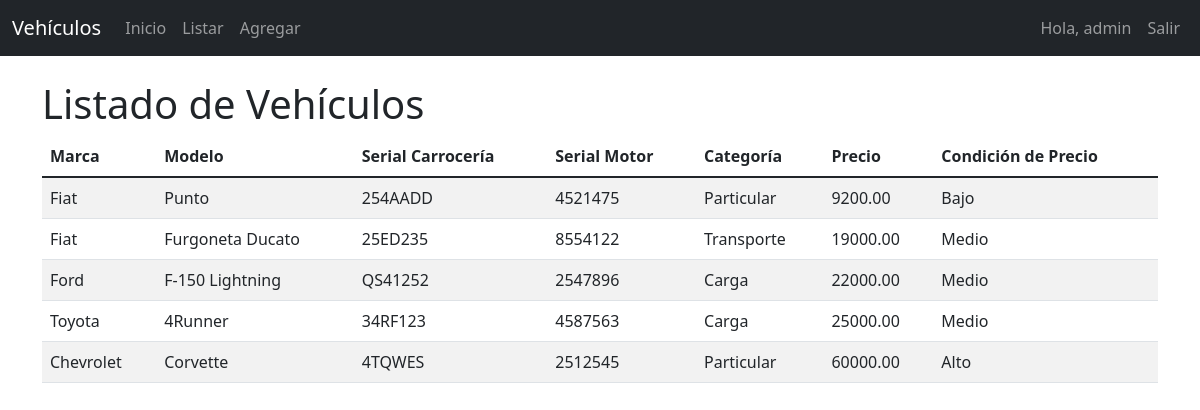
/vehiculo/list (signed in), run on the app's committed database.
### vehiculo/models.py (models this page shows, shortened)
class Vehiculo(models.Model):
    MARCAS = [
        ('Fiat', 'Fiat'),
        ('Chevrolet', 'Chevrolet'),
        ('Ford', 'Ford'),
        ('Toyota', 'Toyota'),
    ]
    CATEGORIAS = [
        ('Particular', 'Particular'),
        ('Transporte', 'Transporte'),
        ('Carga', 'Carga'),
    ]
    marca = models.CharField(max_length=20, choices=MARCAS, default='Ford')
    modelo = models.CharField(max_length=100)
    serial_carroceria = models.CharField(max_length=50)
    serial_motor = models.CharField(max_length=50)
    categoria = models.CharField(
        max_length=20, choices=CATEGORIAS, default='Particular')
    precio = models.DecimalField(max_digits=10, decimal_places=2)
    fecha_creacion = models.DateTimeField(auto_now_add=True)
    fecha_modificacion = models.DateTimeField(auto_now=True)
    class Meta:
        permissions = [
            ("visualizar_catalogo", "Puede visualizar el catálogo de vehículos"),
        ]

### vehiculo/views.py (the view)
# urls.py: path('vehiculo/list', vehiculo_views.list_vehicles, name='list_vehicles'),
@login_required
@permission_required('vehiculo.visualizar_catalogo', raise_exception=True)
def list_vehicles(request):
    vehicles = Vehiculo.objects.all()
    for vehicle in vehicles:
        if vehicle.precio < 10000:
            vehicle.condicion_precio = 'Bajo'
        elif 10000 <= vehicle.precio <= 30000:
            vehicle.condicion_precio = 'Medio'
        else:
            vehicle.condicion_precio = 'Alto'
    return render(request, 'vehiculo/list_vehicles.html', {'vehicles': vehicles})

### vehiculo/templates/vehiculo/list_vehicles.html (shortened to what this page needs)
{% extends 'vehiculo/base.html' %}  {% block content %}
  <h1>Listado de Vehículos</h1>
  <table class="table table-striped">
    <thead>
      <tr>
        <th>Marca</th>
        <th>Modelo</th>
        <th>Serial Carrocería</th>
        <th>Serial Motor</th>
        <th>Categoría</th>
        <th>Precio</th>
        <th>Condición de Precio</th>
      </tr>
    </thead>
    <tbody>
      {% for vehicle in vehicles %}
        <tr>
          <td>{{ vehicle.marca }}</td>
          <td>{{ vehicle.modelo }}</td>
          <td>{{ vehicle.serial_carroceria }}</td>
          <td>{{ vehicle.serial_motor }}</td>
          <td>{{ vehicle.categoria }}</td>
          <td>{{ vehicle.precio }}</td>
          <td>{{ vehicle.condicion_precio }}</td>
        </tr>
      {% endfor %}
    </tbody>
  </table>
{% endblock %}

### vehiculo/templates/vehiculo/base.html (shortened to what this page needs)
<!DOCTYPE html>
<html lang="en">
  <head>
    <link
      href="https://cdn.jsdelivr.net/npm/bootstrap@5.1.3/dist/css/bootstrap.min.css"
      rel="stylesheet"
    />
  </head>
  <body>
    <nav class="navbar navbar-expand-lg navbar-dark bg-dark">
      <div class="container-fluid">
        <a class="navbar-brand" href="/">Vehículos</a>
        <div class="collapse navbar-collapse" id="navbarNav">
          <ul class="navbar-nav me-auto">
            <li class="nav-item">
              <a class="nav-link" href="/">Inicio</a>
            </li>
            <li class="nav-item">
              <a class="nav-link" href="/vehiculo/list">Listar</a>
            </li>
            <li class="nav-item">
              <a class="nav-link" href="/vehiculo/add">Agregar</a>
            </li>
          </ul>
          <ul class="navbar-nav">
            {% if user.is_authenticated %}
            <li class="nav-item">
              <a class="nav-link" href="#">Hola, {{ user.username }}</a>
            </li>
            <li class="nav-item">
              <a class="nav-link" href="{% url 'logout' %}">Salir</a>
            </li>
            {% else %}
            <li class="nav-item">
              <a class="nav-link" href="{% url 'login' %}">Iniciar Sesión</a>
            </li>
            {% endif %}
          </ul>
        </div>
      </div>
    </nav>
    <div class="container mt-4">{% block content %} {% endblock %}</div>
  </body>
</html>

### data on the page
Vehiculo: marca "Fiat", modelo "Punto", serial_carroceria "254AADD", serial_motor "4521475", categoria "Particular", precio "9200.00", condicion_precio "Bajo"
Vehiculo: marca "Fiat", modelo "Furgoneta Ducato", serial_carroceria "25ED235", serial_motor "8554122", categoria "Transporte", precio "19000.00", condicion_precio "Medio"
Vehiculo: marca "Ford", modelo "F-150 Lightning", serial_carroceria "QS41252", serial_motor "2547896", categoria "Carga", precio "22000.00", condicion_precio "Medio"
Vehiculo: marca "Toyota", modelo "4Runner", serial_carroceria "34RF123", serial_motor "4587563", categoria "Carga", precio "25000.00", condicion_precio "Medio"
Vehiculo: marca "Chevrolet", modelo "Corvette", serial_carroceria "4TQWES", serial_motor "2512545", categoria "Particular", precio "60000.00", condicion_precio "Alto"

### other printed values
{{ user.username }} "admin"
